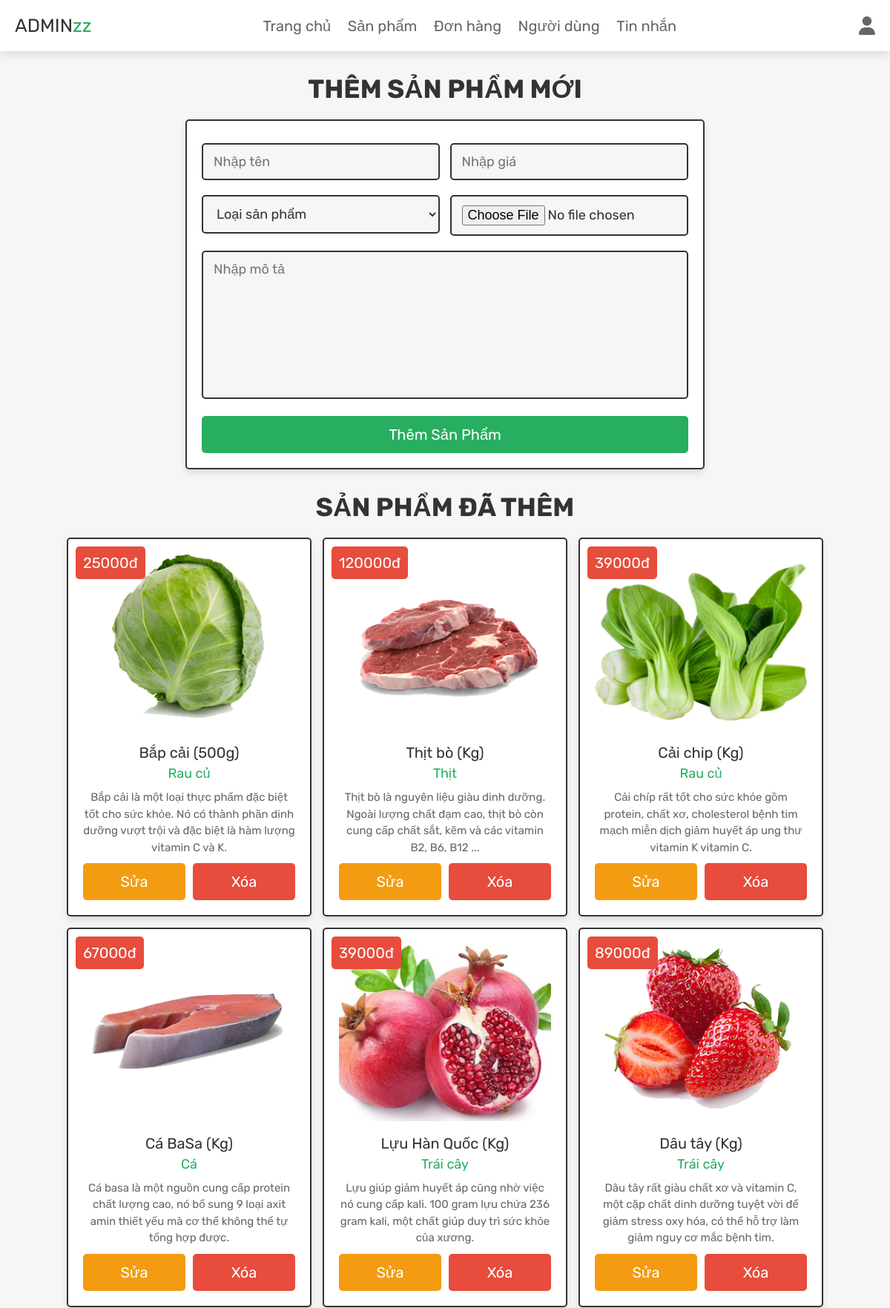
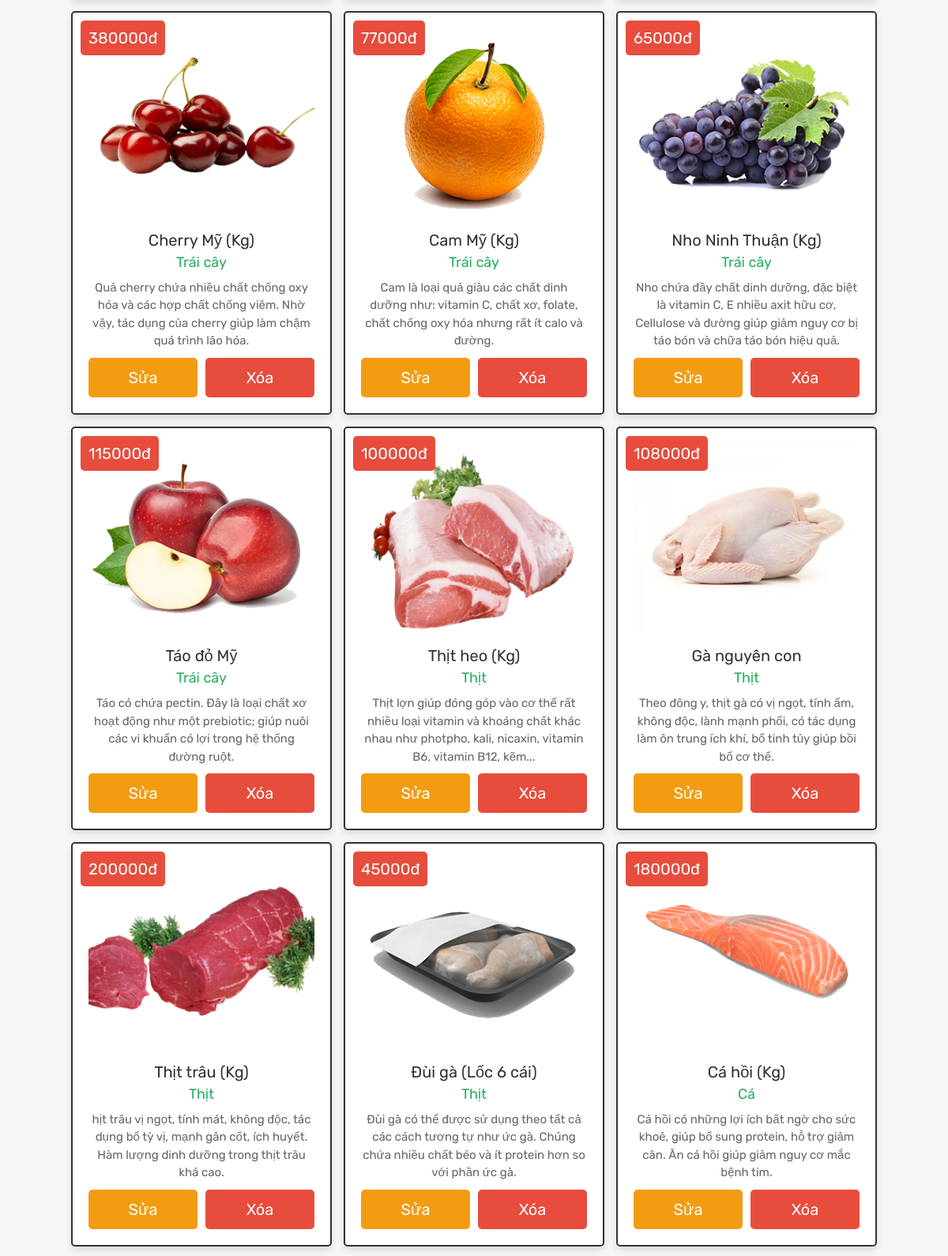
Page /myweb/admin_products.php (signed in, upper part) on the committed database (2 pictures, top to bottom).
### tables this page shows
CREATE TABLE `products` (
  `id` int(100) NOT NULL,
  `name` varchar(100) NOT NULL,
  `category` varchar(20) NOT NULL,
  `details` varchar(500) NOT NULL,
  `price` int(100) NOT NULL,
  `image` varchar(100) NOT NULL
);

### myweb/admin_products.php (the view, shortened to what this page needs)
<?php
@include 'config.php';
?>
<!DOCTYPE html>
<html lang="en">
<head>
   <link rel="stylesheet" href="https://cdnjs.cloudflare.com/ajax/libs/font-awesome/6.1.1/css/all.min.css">
   <link rel="stylesheet" href="css/admin_style.css">
</head>
<body>
<?php include 'admin_header.php'; ?>
<section class="add-products">
   <h1 class="title">Thêm sản phẩm mới</h1>
   <form action="" method="POST" enctype="multipart/form-data">
      <div class="flex">
         <div class="inputBox">
         <input type="text" name="name" class="box" required placeholder="Nhập tên">
         <select name="category" class="box" required>
            <option value="" selected disabled>Loại sản phẩm</option>
         </select>
         </div>
         <div class="inputBox">
         <input type="number" min="0" name="price" class="box" required placeholder="Nhập giá">
         <input type="file" name="image" required class="box" accept="image/jpg, image/jpeg, image/png">
         </div>
      </div>
      <textarea name="details" class="box" required placeholder="Nhập mô tả" cols="30" rows="10"></textarea>
      <input type="submit" class="btn" value="Thêm sản phẩm" name="add_product">
   </form>
</section>
<section class="show-products">
   <h1 class="title">Sản phẩm đã thêm</h1>
   <div class="box-container">
   <?php
      $show_products = $conn->prepare("SELECT * FROM `products`");
      $show_products->execute();
      if($show_products->rowCount() > 0){
         while($fetch_products = $show_products->fetch(PDO::FETCH_ASSOC)){
   ?>
   <div class="box">
      <div class="price"><?= $fetch_products['price']; ?>đ</div>
      <img src="uploaded_img/<?= $fetch_products['image']; ?>" alt="">
      <div class="name"><?= $fetch_products['name']; ?></div>
      <div class="cat"><?= $fetch_products['category']; ?></div>
      <div class="details"><?= $fetch_products['details']; ?></div>
      <div class="flex-btn">
         <a href="admin_update_product.php?update=<?= $fetch_products['id']; ?>" class="option-btn">Sửa</a>
         <a href="admin_products.php?delete=<?= $fetch_products['id']; ?>" class="delete-btn" onclick="return confirm('Bạn có chắc xóa sản phẩm này?');">Xóa</a>
      </div>
   </div>
   <?php
      }
   }else{
      echo '<p class="empty">Chưa thêm sản phẩm nào!</p>';
   }
   ?>
   </div>
</section>
</body>
</html>

### myweb/css/admin_style.css (style rules this page uses)
.add-products form { max-width: 70rem; padding:2rem; margin:0 auto; text-align: center; border:var(--border); box-shadow: var(--box-shadow); background-color: var(--white); border-radius: .5rem; }
.add-products form .flex { display: flex; justify-content: space-between; flex-wrap: wrap; }
.add-products form .flex .inputBox { width: 49%; }
.add-products form .box { width: 100%; margin:1rem 0; padding:1.2rem 1.4rem; font-size: 1.8rem; color:var(--black); border-radius: .5rem; background-color: var(--light-bg); border:var(--border); }
.add-products form textarea { height: 20rem; resize: none; }
.show-products { padding-top: 0; }
.show-products .box-container { display: grid; grid-template-columns: repeat(auto-fit, 33rem); gap:1.5rem; align-items: flex-start; justify-content:center; }
.show-products .box-container .box { text-align: center; border:var(--border); box-shadow: var(--box-shadow); background-color: var(--white); border-radius: .5rem; padding:2rem; position: relative; }
.show-products .box-container .box .price { position: absolute; top:1rem; left:1rem; padding:1rem; font-size: 2rem; color:var(--white); background-color: var(--red); border-radius: .5rem; }
.show-products .box-container .box img { width: 100%; margin-bottom: 1rem; }
.show-products .box-container .box .name { margin:.5rem 0; font-size: 2rem; color:var(--black); }
.show-products .box-container .box .cat { font-size: 1.8rem; color:var(--green); }
.show-products .box-container .box .details { padding-top: 1rem; font-size: 1.5rem; line-height: 1.5; color:var(--light-color); }

### myweb/css/components.css (style rules this page uses)
:root { --green:#27ae60; --orange:#f39c12; --red:#e74c3c; --black:#333; --light-color:#666; --white:#fff; --light-bg:#f6f6f6; --border:.2rem solid var(--black); --box-shadow:0 .5rem 1rem rgba(0,0,0,.1); }
* { font-family: 'Rubik', sans-serif; margin:0; padding:0; box-sizing: border-box; outline: none; border:none; text-decoration: none; color:var(--black); }
body { background-color: var(--light-bg); }
html { font-size: 62.5%; overflow-x: hidden; scroll-behavior: smooth; scroll-padding-top: 6.5rem; }
section { padding:3rem 2rem; max-width: 1200px; margin:0 auto; }
.btn, .delete-btn, .option-btn { display: block; width: 100%; margin-top: 1rem; border-radius: .5rem; color:var(--white); font-size: 2rem; padding:1.3rem 3rem; text-transform: capitalize; cursor: pointer; text-align: center; }
.btn { background-color: var(--green); }
.delete-btn { background-color: var(--red); }
.option-btn { background-color: var(--orange); }
.flex-btn { display: flex; flex-wrap: wrap; gap:1rem; }
.flex-btn > * { flex:1; }
.title { text-align: center; margin-bottom: 2rem; text-transform: uppercase; color:var(--black); font-size: 3.5rem; }

### rows in the picture
products: price "25000", image (picture), name "Bắp cải (500g)", category "Rau củ", details "Bắp cải là một loại thực phẩm đặc biệt tốt cho sức khỏe. Nó có thành phần dinh dưỡng vượt trội và đặc biệt là hàm lượng vitamin C và K."
products: price "120000", image (picture), name "Thịt bò (Kg)", category "Thịt", details "Thịt bò là nguyên liệu giàu dinh dưỡng. Ngoài lượng chất đạm cao, thịt bò còn cung cấp chất sắt, kẽm và các vitamin B2, B6, B12 ..."
products: price "39000", image (picture), name "Cải chip (Kg)", category "Rau củ", details "Cải chíp rất tốt cho sức khỏe gồm protein, chất xơ, cholesterol bệnh tim mạch miễn dịch giảm huyết áp ung thư vitamin K vitamin C."
products: price "67000", image (picture), name "Cá BaSa (Kg)", category "Cá", details "Cá basa là một nguồn cung cấp protein chất lượng cao, nó bổ sung 9 loại axit amin thiết yếu mà cơ thể không thể tự tổng hợp được."
products: price "39000", image (picture), name "Lựu Hàn Quốc (Kg)", category "Trái cây", details "Lựu giúp giảm huyết áp cũng nhờ việc nó cung cấp kali. 100 gram lựu chứa 236 gram kali, một chất giúp duy trì sức khỏe của xương."
products: price "89000", image (picture), name "Dâu tây (Kg)", category "Trái cây", details "Dâu tây rất giàu chất xơ và vitamin C, một cặp chất dinh dưỡng tuyệt vời để giảm stress oxy hóa, có thể hỗ trợ làm giảm nguy cơ mắc bệnh tim."
products: price "380000", image (picture), name "Cherry Mỹ (Kg)", category "Trái cây", details "Quả cherry chứa nhiều chất chống oxy hóa và các hợp chất chống viêm. Nhờ vậy, tác dụng của cherry giúp làm chậm quá trình lão hóa."
products: price "77000", image (picture), name "Cam Mỹ (Kg)", category "Trái cây", details "Cam là loại quả giàu các chất dinh dưỡng như: vitamin C, chất xơ, folate, chất chống oxy hóa nhưng rất ít calo và đường."
products: price "65000", image (picture), name "Nho Ninh Thuận (Kg)", category "Trái cây", details "Nho chứa đầy chất dinh dưỡng, đặc biệt là vitamin C, E nhiều axit hữu cơ, Cellulose và đường giúp giảm nguy cơ bị táo bón và chữa táo bón hiệu quả."
products: price "115000", image (picture), name "Táo đỏ Mỹ", category "Trái cây", details "Táo có chứa pectin. Đây là loại chất xơ hoạt động như một prebiotic; giúp nuôi các vi khuẩn có lợi trong hệ thống đường ruột."
products: price "100000", image (picture), name "Thịt heo (Kg)", category "Thịt", details "Thịt lợn giúp đóng góp vào cơ thể rất nhiều loại vitamin và khoáng chất khác nhau như photpho, kali, nicaxin, vitamin B6, vitamin B12, kẽm..."
products: price "108000", image (picture), name "Gà nguyên con", category "Thịt", details "Theo đông y, thịt gà có vị ngọt, tính ẩm, không độc, lành mạnh phổi, có tác dụng làm ôn trung ích khí, bổ tinh tủy giúp bồi bổ cơ thể."
products: price "200000", image (picture), name "Thịt trâu (Kg)", category "Thịt", details "hịt trâu vị ngọt, tính mát, không độc, tác dụng bổ tỳ vị, mạnh gân cốt, ích huyết. Hàm lượng dinh dưỡng trong thịt trâu khá cao."
products: price "45000", image (picture), name "Đùi gà (Lốc 6 cái)", category "Thịt", details "Đùi gà có thể được sử dụng theo tất cả các cách tương tự như ức gà. Chúng chứa nhiều chất béo và ít protein hơn so với phần ức gà."
products: price "180000", image (picture), name "Cá hồi (Kg)", category "Cá", details "Cá hồi có những lợi ích bất ngờ cho sức khoẻ, giúp bổ sung protein, hỗ trợ giảm cân. Ăn cá hồi giúp giảm nguy cơ mắc bệnh tim."
